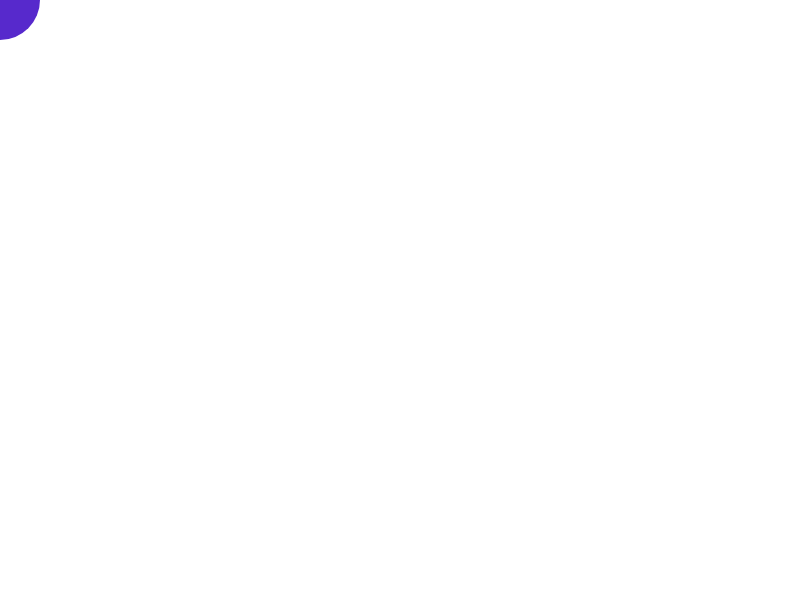
Frame 1 (no input)
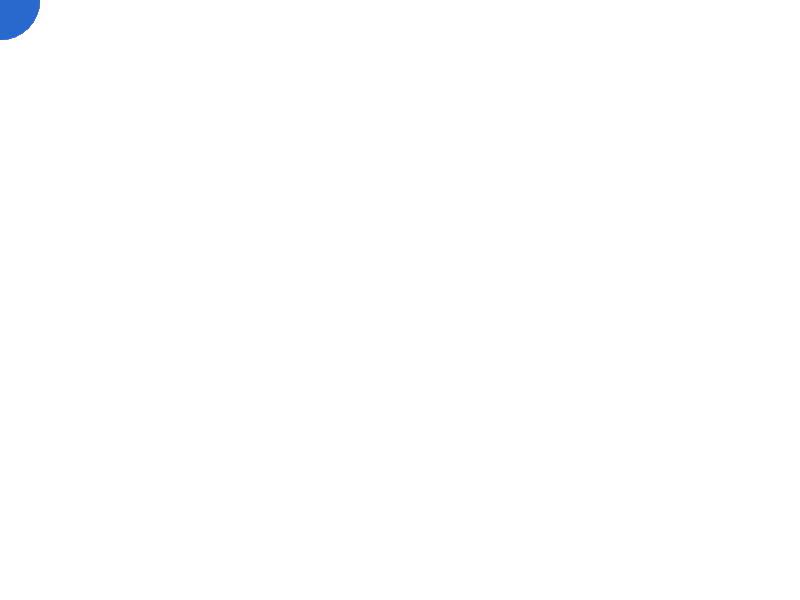
Frame 60 (no input)
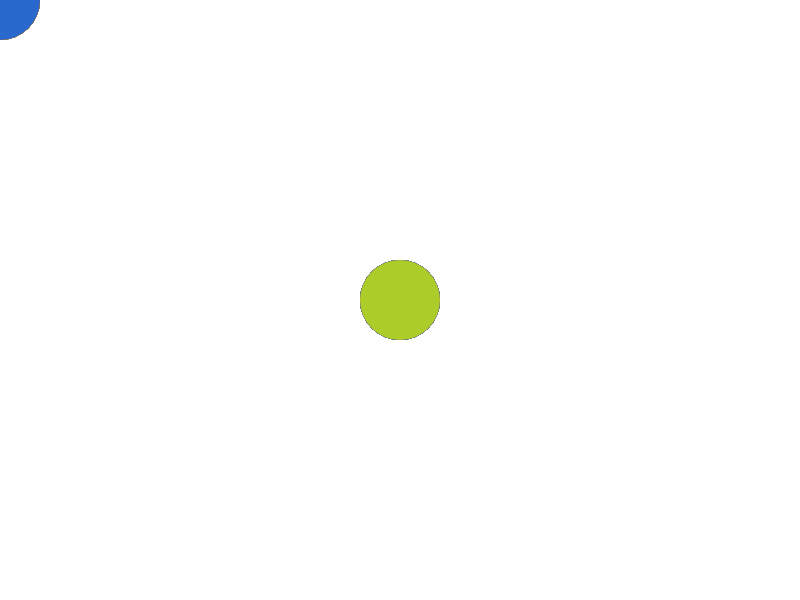
Frame 120 (the mouse pressed at the canvas centre since frame 60)

The p5.js sketch that drew these frames (run headless with seeded random() and noise() and a simulated clock; from frame 60 on, the mouse is pressed at the canvas centre):

// p5.js sketch
// ── sketch.js
function setup() {
    createCanvas(displayWidth, displayHeight);
}

function draw() {
    var c=random(0,360);
    colorMode(HSB,360,100,100);
    fill(c,80,80);
    noStroke();
    ellipse(mouseX, mouseY, 80, 80);
}
